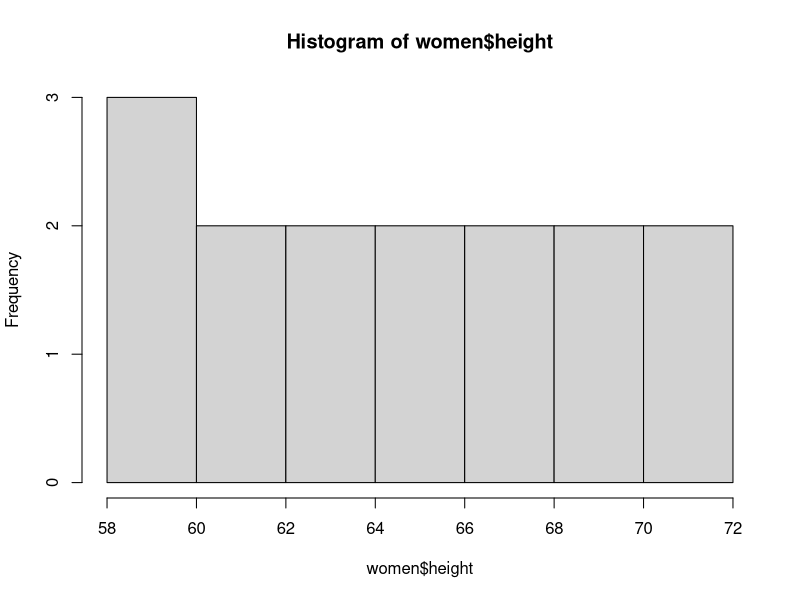
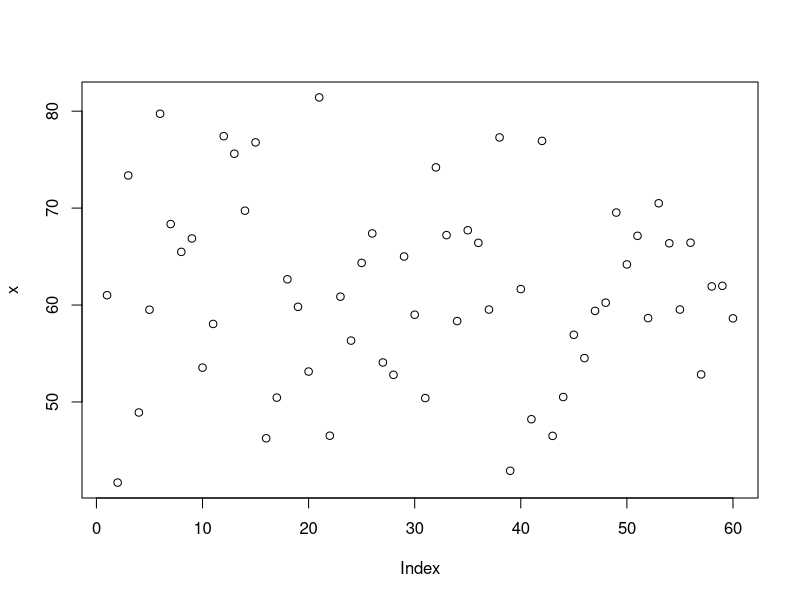
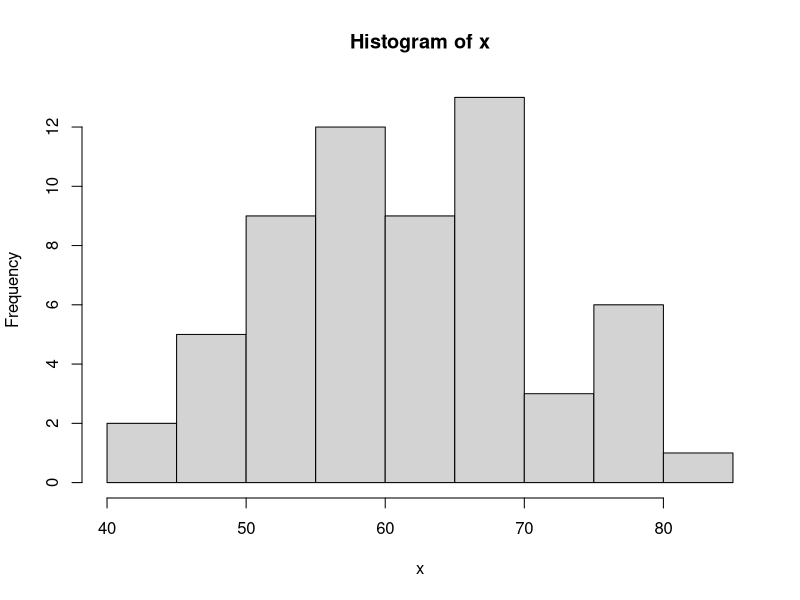
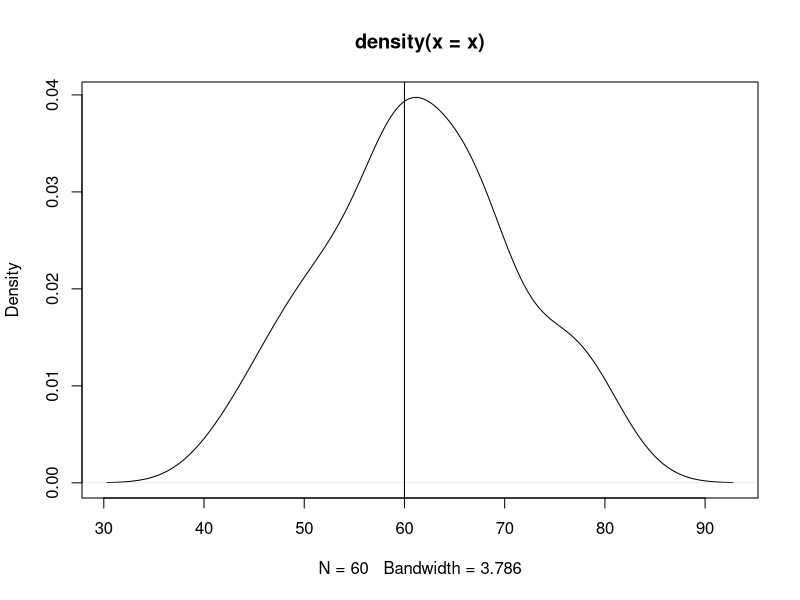
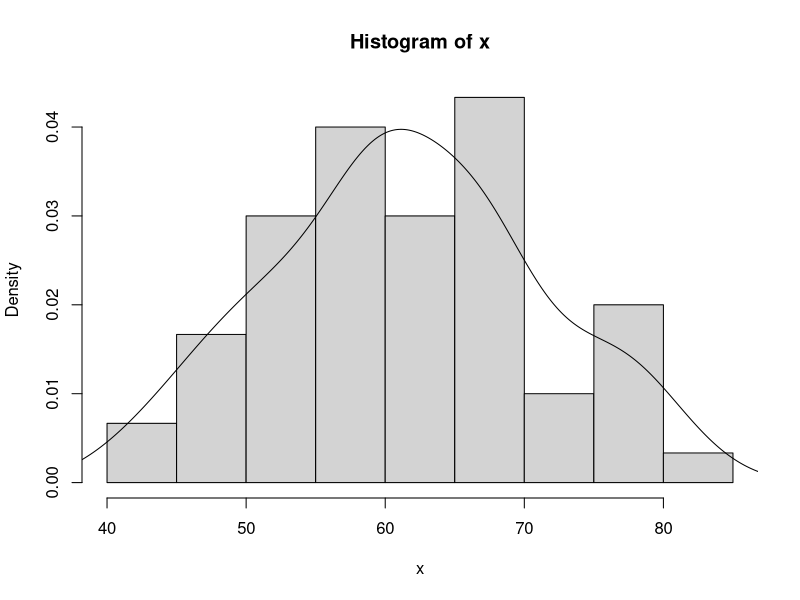
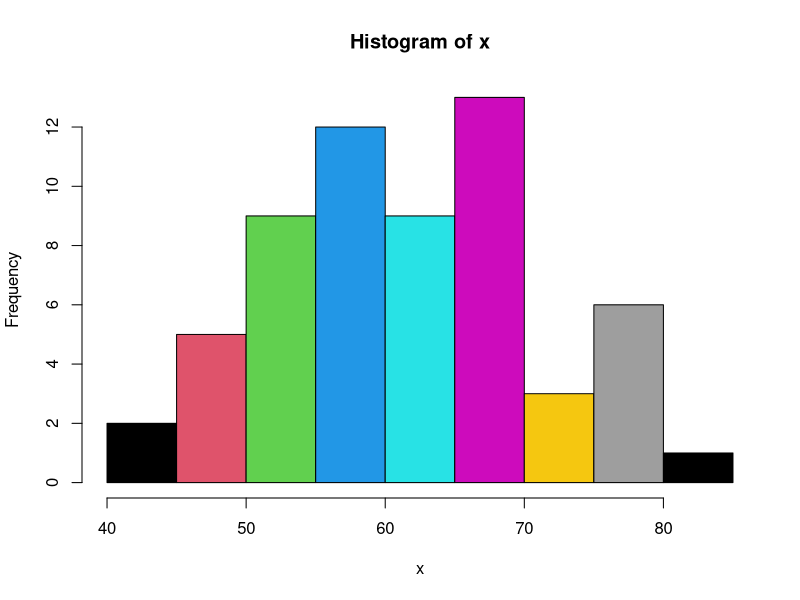
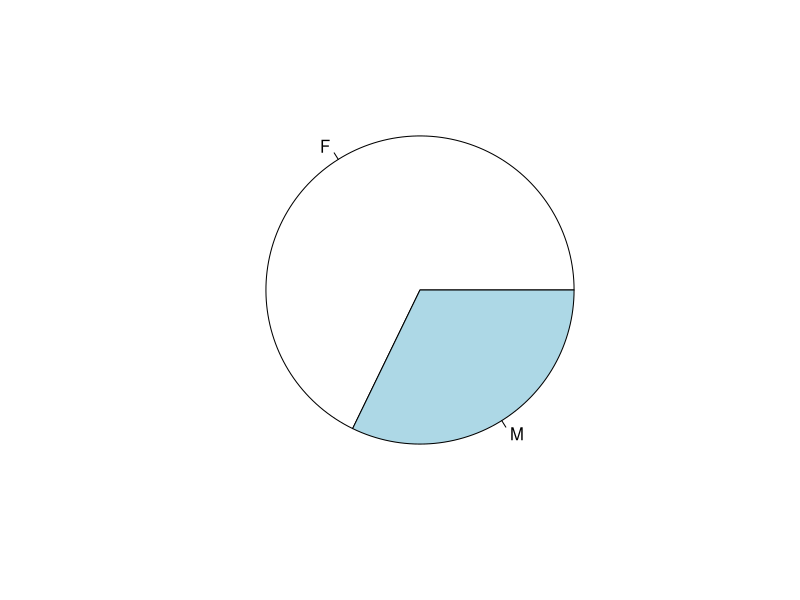
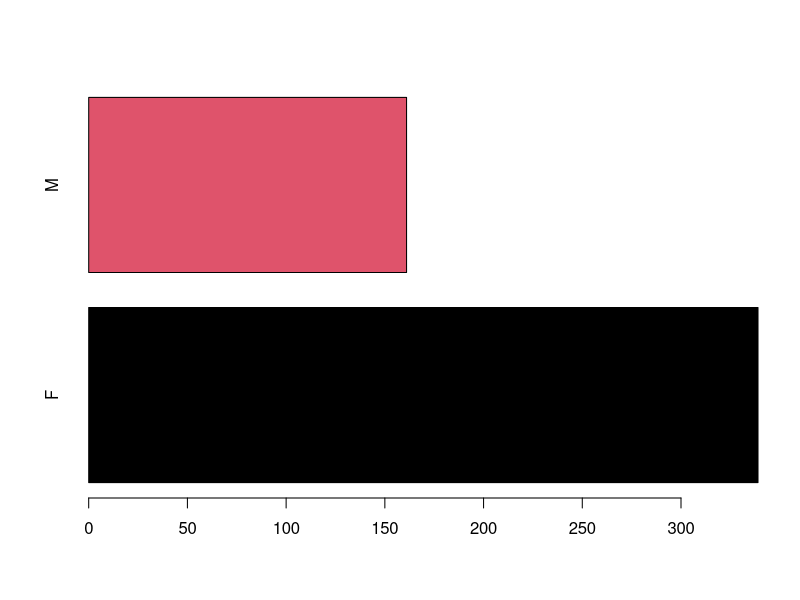

These figures' R source, in order:
#data structures
#vectors----
v1=1:100   #create vector from 1 to 100
v2=c(1,4,7,9,213,34534,24325)
class(v1) #datatype
v3=c('dsd','dssd','ds') #character vector
v4 = c(TRUE,T,FALSE,F) #logical vector
class(v4)

mean(v1)
median(v1)
sd(v1) #standard distribution
var(v1) #variance
hist(women$height) # histogram
v2
v2[v2>=10]
x = rnorm(60,mean=60,sd=10) #normal distribution
x
plot(x)  #graph
hist(x)  #histogram
plot(density(x))  #normal distribution
abline(v=60) #middle line in graph

#merge bars and curve - rectangle and density together
hist(x,freq=F)
lines(density(x))
hist(x,breaks=10,col=1:10)

length(x)  #length of vector
sd(x)
?sample
x1= LETTERS[5:20]  #alphabets from E to T
x1
set.seed(1234) # to repeat the same data in same order - same pattern
y1=sample(x1)
y1

(y2=sample(x1,size=5)) #assign and print

(gender=sample(c('M','F'),size=60,replace=TRUE)) #replace to copy the same data toa vector of defined size

(gender=sample(c('M','F'),size=500,replace=TRUE,prob=c(.3,.7))) #probalility
(t1=table(gender)) #count
prop.table(t1) #percentage 
pie(t1) #pie chart
barplot(t1,col=1:14,horiz=T) #bar chart


#matrix----


#array----
